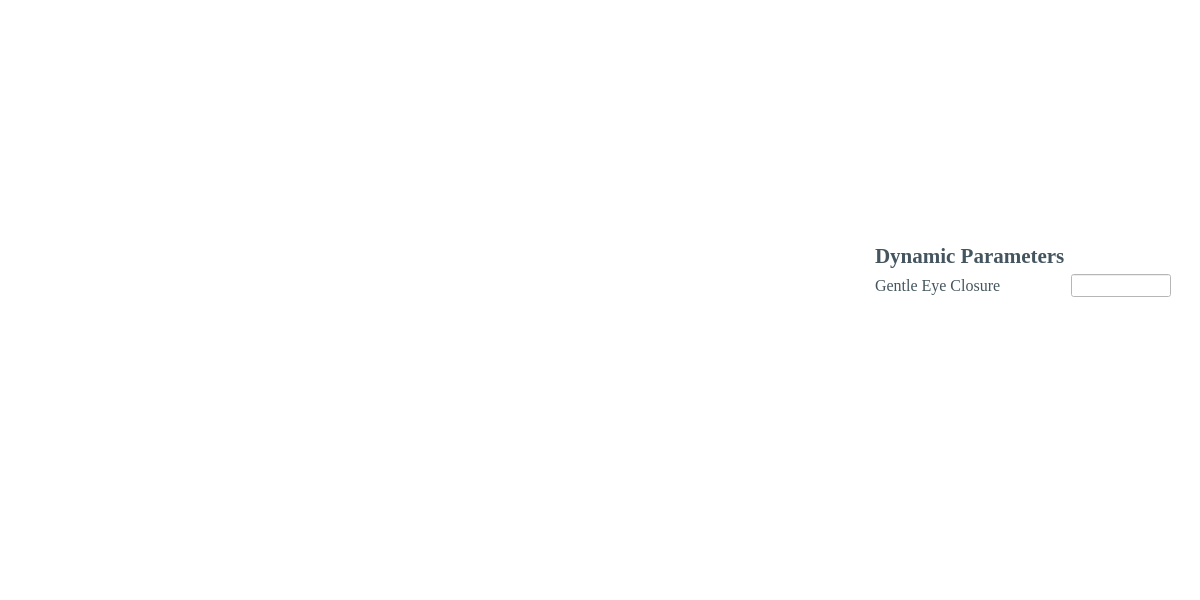
<?xml version="1.0" encoding="UTF-8"?>
<ui version="4.0">
 <class>Auto_eFaceWindow</class>
 <widget class="QMainWindow" name="Auto_eFaceWindow">
  <property name="geometry">
   <rect>
    <x>0</x>
    <y>0</y>
    <width>1200</width>
    <height>600</height>
   </rect>
  </property>
  <property name="sizePolicy">
   <sizepolicy hsizetype="Fixed" vsizetype="Fixed">
    <horstretch>0</horstretch>
    <verstretch>0</verstretch>
   </sizepolicy>
  </property>
  <property name="minimumSize">
   <size>
    <width>1200</width>
    <height>600</height>
   </size>
  </property>
  <property name="maximumSize">
   <size>
    <width>1200</width>
    <height>600</height>
   </size>
  </property>
  <property name="windowTitle">
   <string>Gentle Eye Closure Auto eFace</string>
  </property>
  <property name="windowIcon">
   <iconset>
    <normaloff>../icons/Home_logo_square.jpg</normaloff>../icons/Home_logo_square.jpg</iconset>
  </property>
  <property name="styleSheet">
   <string notr="true">background-color: rgb(255, 255, 255);</string>
  </property>
  <widget class="QWidget" name="centralwidget">
   <layout class="QGridLayout" name="gridLayout">
    <item row="11" column="2">
     <widget class="QLabel" name="PFLabel">
      <property name="sizePolicy">
       <sizepolicy hsizetype="Fixed" vsizetype="Fixed">
        <horstretch>0</horstretch>
        <verstretch>0</verstretch>
       </sizepolicy>
      </property>
      <property name="minimumSize">
       <size>
        <width>180</width>
        <height>0</height>
       </size>
      </property>
      <property name="font">
       <font>
        <family>Times New Roman</family>
        <pointsize>12</pointsize>
       </font>
      </property>
      <property name="styleSheet">
       <string notr="true">color: rgb(68, 85, 95);</string>
      </property>
      <property name="text">
       <string>Gentle Eye Closure</string>
      </property>
     </widget>
    </item>
    <item row="9" column="0" rowspan="7">
     <spacer name="verticalSpacer_2">
      <property name="orientation">
       <enum>Qt::Vertical</enum>
      </property>
      <property name="sizeHint" stdset="0">
       <size>
        <width>20</width>
        <height>40</height>
       </size>
      </property>
     </spacer>
    </item>
    <item row="8" column="2">
     <spacer name="verticalSpacer">
      <property name="orientation">
       <enum>Qt::Vertical</enum>
      </property>
      <property name="sizeHint" stdset="0">
       <size>
        <width>20</width>
        <height>40</height>
       </size>
      </property>
     </spacer>
    </item>
    <item row="8" column="1" rowspan="9">
     <widget class="MplWidget" name="plotWidget" native="true">
      <property name="sizePolicy">
       <sizepolicy hsizetype="Preferred" vsizetype="Preferred">
        <horstretch>0</horstretch>
        <verstretch>0</verstretch>
       </sizepolicy>
      </property>
      <property name="minimumSize">
       <size>
        <width>0</width>
        <height>0</height>
       </size>
      </property>
      <property name="maximumSize">
       <size>
        <width>16777215</width>
        <height>16777215</height>
       </size>
      </property>
     </widget>
    </item>
    <item row="16" column="4">
     <spacer name="verticalSpacer_3">
      <property name="orientation">
       <enum>Qt::Vertical</enum>
      </property>
      <property name="sizeHint" stdset="0">
       <size>
        <width>20</width>
        <height>40</height>
       </size>
      </property>
     </spacer>
    </item>
    <item row="11" column="3">
     <widget class="QLineEdit" name="PFLineEdit">
      <property name="sizePolicy">
       <sizepolicy hsizetype="Fixed" vsizetype="Fixed">
        <horstretch>0</horstretch>
        <verstretch>0</verstretch>
       </sizepolicy>
      </property>
      <property name="minimumSize">
       <size>
        <width>100</width>
        <height>0</height>
       </size>
      </property>
      <property name="maximumSize">
       <size>
        <width>100</width>
        <height>16777215</height>
       </size>
      </property>
      <property name="font">
       <font>
        <family>Times New Roman</family>
        <pointsize>10</pointsize>
       </font>
      </property>
     </widget>
    </item>
    <item row="17" column="1">
     <spacer name="horizontalSpacer_3">
      <property name="orientation">
       <enum>Qt::Horizontal</enum>
      </property>
      <property name="sizeHint" stdset="0">
       <size>
        <width>40</width>
        <height>20</height>
       </size>
      </property>
     </spacer>
    </item>
    <item row="10" column="2">
     <widget class="QLabel" name="label">
      <property name="sizePolicy">
       <sizepolicy hsizetype="Fixed" vsizetype="Fixed">
        <horstretch>0</horstretch>
        <verstretch>0</verstretch>
       </sizepolicy>
      </property>
      <property name="font">
       <font>
        <family>Times New Roman</family>
        <pointsize>16</pointsize>
        <weight>75</weight>
        <bold>true</bold>
       </font>
      </property>
      <property name="styleSheet">
       <string notr="true">color: rgb(68, 85, 95);</string>
      </property>
      <property name="text">
       <string>Dynamic Parameters</string>
      </property>
     </widget>
    </item>
   </layout>
  </widget>
  <widget class="QMenuBar" name="menubar">
   <property name="geometry">
    <rect>
     <x>0</x>
     <y>0</y>
     <width>1200</width>
     <height>26</height>
    </rect>
   </property>
  </widget>
  <widget class="QStatusBar" name="statusbar"/>
 </widget>
 <customwidgets>
  <customwidget>
   <class>MplWidget</class>
   <extends>QWidget</extends>
   <header>MplWidget.h</header>
   <container>1</container>
  </customwidget>
 </customwidgets>
 <resources/>
 <connections/>
</ui>
